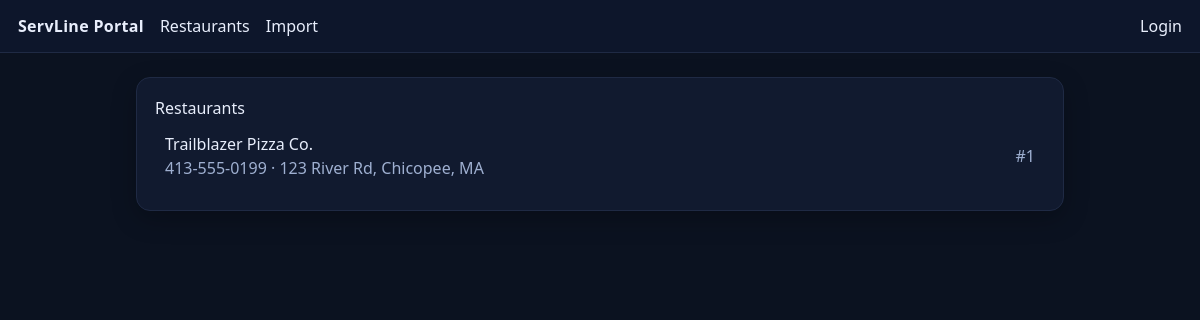
The app's page /restaurants, older data.
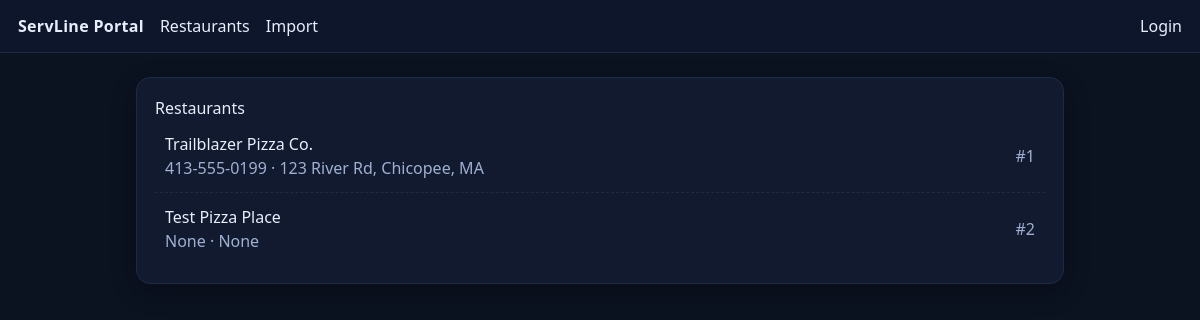
The same page, newer data.
### tables this page shows
CREATE TABLE restaurants (
  id INTEGER PRIMARY KEY AUTOINCREMENT,
  name TEXT NOT NULL,
  phone TEXT,
  address TEXT,
  active INTEGER NOT NULL DEFAULT 1,
  created_at TEXT NOT NULL DEFAULT (datetime('now'))
);

### portal/app.py (the view)
@app.get("/restaurants")
def restaurants_page():
    with db_connect() as conn:
        rows = conn.execute(
            "SELECT * FROM restaurants WHERE active=1 ORDER BY id"
        ).fetchall()
    return render_template("restaurants.html", restaurants=rows)

### portal/app.py (called while the page is built)
def db_connect():
    conn = sqlite3.connect(DB_PATH)
    conn.row_factory = sqlite3.Row
    return conn

### portal/templates/restaurants.html (shortened to what this page needs)
{% extends "base.html" %}
{% block content %}
  <div class="card">
    <h1>Restaurants</h1>
    <ul class="list">
      {% for r in restaurants %}
        <li class="row">
          <div>
            <div><a href="/restaurants/{{ r.id }}/menus">{{ r.name }}</a></div>
            <div class="muted">{{ r.phone }} · {{ r.address }}</div>
          </div>
          <div class="muted">#{{ r.id }}</div>
        </li>
      {% endfor %}
    </ul>
  </div>
{% endblock %}

### portal/templates/base.html (shortened to what this page needs)
<!doctype html>
<html lang="en">
  <head>
    <script src="https://cdn.tailwindcss.com"></script>
  </head>
  <body class="bg-bg text-ink">
    <div class="nav">
      <div class="brand"><a href="/">ServLine Portal</a></div>
      <div><a href="/restaurants" class="hover:underline">Restaurants</a></div>
      <div><a href="/import" class="hover:underline">Import</a></div>
      <div class="ml-auto">
        {% if session.get('user') %}
          <form method="post" action="/logout" style="display:inline">
            <button class="bg-panel border border-line px-3 py-1 rounded-xl hover:underline">
              Logout
            </button>
          </form>
        {% else %}
          <a href="/login" class="hover:underline">Login</a>
        {% endif %}
      </div>
    </div>
    <div class="wrap">
      {% block content %}{% endblock %}
    </div>
  </body>
</html>

### portal/templates/base.html (style rules this page uses)
:root { --bg:#0b1220; --panel:#111a2f; --ink:#e8eefc; --muted:#9fb0d1; --line:#1f2a44; }
* { box-sizing: border-box; }
html,body { height:100%; margin:0; font-family:system-ui,-apple-system,Segoe UI,Roboto,Helvetica,Arial,sans-serif; background:var(--bg); color:var(--ink); }
a { color:#b7cdfb; text-decoration:none; }
.nav { display:flex; gap:16px; align-items:center; padding:14px 18px; border-bottom:1px solid var(--line); background:#0d162b; position:sticky; top:0; }
.brand { font-weight:700; letter-spacing:.3px; }
.wrap { max-width:960px; margin:24px auto; padding:0 16px; }
.card { background:var(--panel); border:1px solid var(--line); border-radius:14px; padding:18px; box-shadow:0 8px 24px rgba(0,0,0,.25); }
.list { margin:0; padding:0; list-style:none; }
.row { display:flex; align-items:center; justify-content:space-between; padding:12px 10px; border-bottom:1px dashed var(--line); }
.row:last-child { border-bottom:none; }
h1,h2 { margin:0 0 10px; }
.muted { color:var(--muted); }
.ml-auto { margin-left: auto; }

Row changes from the older to the newer data that the page shows:
added restaurants: name "Test Pizza Place", phone "None", address "None", id "2"
